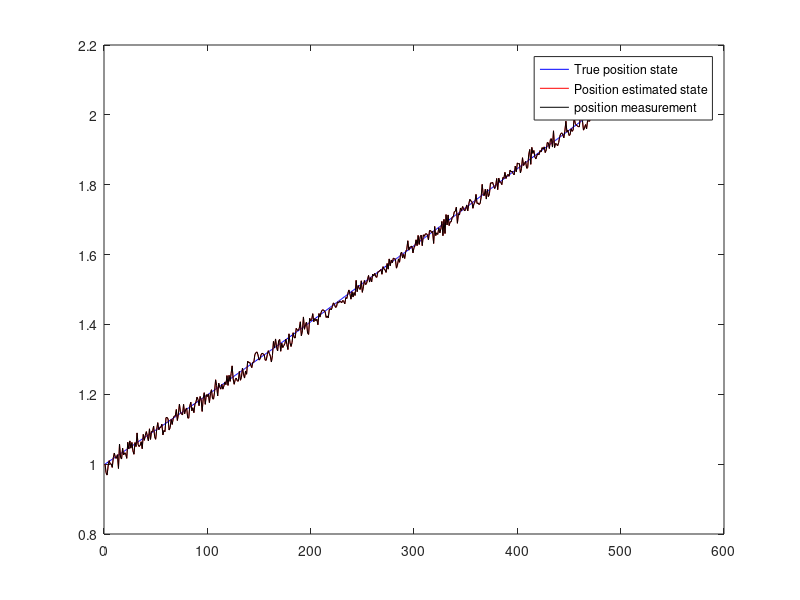

The MATLAB script that drew this image:
% Project 4 exercise 1.2
clear all; clc

% INITIALIZATIONS
T = 0.002;
T_end = 1;
time_step = length(0:0.002:1);
x_est = zeros(2,time_step);
y_est = zeros(1,time_step);
y     = zeros(1,time_step);
x_bar = zeros(2,time_step);
x_hat = zeros(2,time_step);
p     = zeros(2,2,time_step);
p_hat = zeros(2,2,time_step);

anv   = 2.5;
env   = 2 * 10^-4;
u     = 0.1;

% Random Initialization
x_0 = [1    1]';

p_0 = [1    0
       0    1];
% State space
A = [1  T
     0  1];
B = [T^2 / 2    T]';
C = [1  0];
D = 0;

% Noise
wk = eye(2).* B + eye(2).*anv;
vk = env^2 / 12;

% First step

x_est(:,1) = x_0;
y_est(:,1) = C * x_est(:,1) + vk;
x_bar(:,1) = [0 0]';
x_hat(:,1) = x_0;
p(:,:,1)   = p_0;
p_hat(:,:,1) = p_0;

% Initial observer
L = [1  1]';
for i = 1 : time_step-1
    % get noise
    w  = normrnd(0,sqrt(anv));
    v  = normrnd(0,sqrt(env));
    % next step
    x_est(:,i+1) = A * x_est(:,i) + B * w;
    y_est(:,i+1) = C * x_est(:,i) + D + v;
end

for i = 1 : time_step-1
    y(i) = y_est(i);
    x_hat(:,i) = x_bar(:,i) + L * (y(i) - C * x_bar(:,i));
    p(:,:,i) = (eye(length(L)) - L * C) * squeeze(p_hat(:,:,i));
    x_bar(:,i+1) = A * x_hat(:,i) + B * u;
    p_hat(:,:,i+1) = A * squeeze(p(:,:,i)) * A' + wk;
    L = squeeze(p_hat(:,:,i+1)) * C' * inv(C * squeeze(p_hat(:,:,i+1)) * C' + vk);
end
% Get last prediction
x_hat(:,end) = x_bar(:,end) + L * (y_est(end) - C * x_bar(:,end));

% PLOT
figure;
plot(1:time_step,x_est(1,:),'b',1:time_step,x_hat(1,:),'r',1:time_step,y_est(1,:),'k');
legend('True position state','Position estimated state','position measurement')